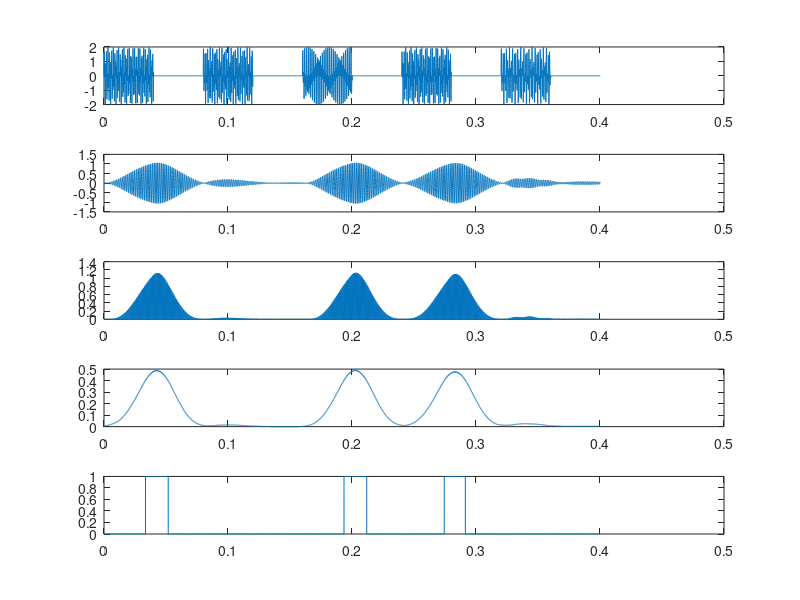

MATLAB code to generate this figure:
function filtro697()

    %Frecuencia de Muestreo
    Fs = 44100;
    Ts = 1/Fs;
    
    t = 0:Ts:0.04;
    
    %x0 = sin(2*pi*852*t)+sin(2*pi*1209*t); %7
    %x1 = sin(2*pi*697*t)+sin(2*pi*1633*t); %A
    %x2 = sin(2*pi*941*t)+sin(2*pi*1477*t); %#
    %x3 = sin(2*pi*697*t)+sin(2*pi*1336*t); %2
    %x4 = sin(2*pi*770*t)+sin(2*pi*1209*t); %4
    
    x0 = sin(2*pi*697*t)+sin(2*pi*1633*t); %A
    x1 = 0*t;
    x2 = sin(2*pi*941*t)+sin(2*pi*1477*t); %#
    x3 = 0*t;
    x4 = sin(2*pi*697*t)+sin(2*pi*1336*t); %2
    x5 = 0*t;
    x6 = sin(2*pi*697*t)+sin(2*pi*1633*t); %A
    x7 = 0*t;
    x8 = sin(2*pi*770*t)+sin(2*pi*1209*t); %4
    x9 = 0*t;
    
    x = horzcat(x0,x1);
    x = horzcat(x,x2);
    x = horzcat(x,x3);
    x = horzcat(x,x4);
    x = horzcat(x,x5);
    x = horzcat(x,x6);
    x = horzcat(x,x7);
    x = horzcat(x,x8);
    x = horzcat(x,x9);
    
    t = 0:Ts:0.04*10+9*Ts;
    
    %Tipo 1
    %Constantes del filtro
    gain = 0.001494834340342545819096953252369530674;
    
    b0 = 1;
    b1 = 0;
    b2 = -1;
    a0 = 1;
    a1 = -1.988317610643689725691274361452087759972;
    a2 = 0.998417227816283170405142755043925717473;
    
    c0 = 1;
    c1 = 0;
    c2 = -1;
    d0 = 1;
    d1 = -1.988862765582029901167970820097252726555;
    d2 = 0.998457206963950016920250618568388745189;
    
    
    %{
    %Tipo 2
    %Constantes del filtro
    gain = 0.25791386681028977134744195609528105706;
    
    b0 = 1;
    b1 = -1.991587928200102108888813745579682290554;
    b2 = 1;
    a0 = 1;
    a1 = -1.987055571411412646654071068041957914829;
    a2 = 0.997190992485591620742013674316694959998;
    
    c0 = 1;
    c1 = -1.988463488139719181901909905718639492989;
    c2 = 1;
    d0 = 1;
    d1 = -1.987724190659003298264906334225088357925;
    d2 = 0.997273206621153707196469895279733464122;
    %}

    y = zeros(1, length(x)-1); %Vector la salida filtro 1
    z = zeros(1, length(x)-1); %Vector la salida filtro 2

    %Condiciones iniciales
    y1 = 0; %y(n-1)
    y2 = 0;
    x1 = 0;
    x2 = 0;
    z1 = 0;
    z2 = 0;
    
    %Aplicar el filtro del ejercicio 8
    for i = 1:length(x)
        y(i) = (gain*(b0*x(i)+b1*x1+b2*x2)-a1*y1-a2*y2)/a0;
        y2 = y1;
        y1 = y(i);
        x2 = x1;
        x1 = x(i);
    end
    
    for i = 1:length(y)
        z(i) = (gain*(c0*y(i)+c1*y1+c2*y2)-d1*z1-d2*z2)/d0;
        z2 = z1;
        z1 = z(i);
        y2 = y1;
        y1 = y(i);
    end
    
    %x = x.^2;
    %y = y.^2;
    y=z;
    z2 = z.^2;
    %for i = 1:length(x)
    %    x(i) = x(i)+xep;
    %    xep = x(i);
    %end
    
    %zp = 0;
    %for i = 1:length(z)
        %z(i) = z(i)+zp;
      %  zp = z(i);
    %end
    N = 1000;
    zm = movmean(z2, N);
    
    zs = arrayfun(@filterStep, zm);
    
    figure;
    subplot(5,1,1);
    plot(t,x);
    
    subplot(5,1,2);
    plot(t,z);
    
    subplot(5,1,3);
    plot(t,z2);
    
    subplot(5,1,4);
    plot(t,zm);
    
    subplot(5,1,5);
    plot(t,zs);
end
function r = filterStep(A)
    limit = 0.4;
    if A>limit
        r=1;
    else
        r=0;
    end
end
